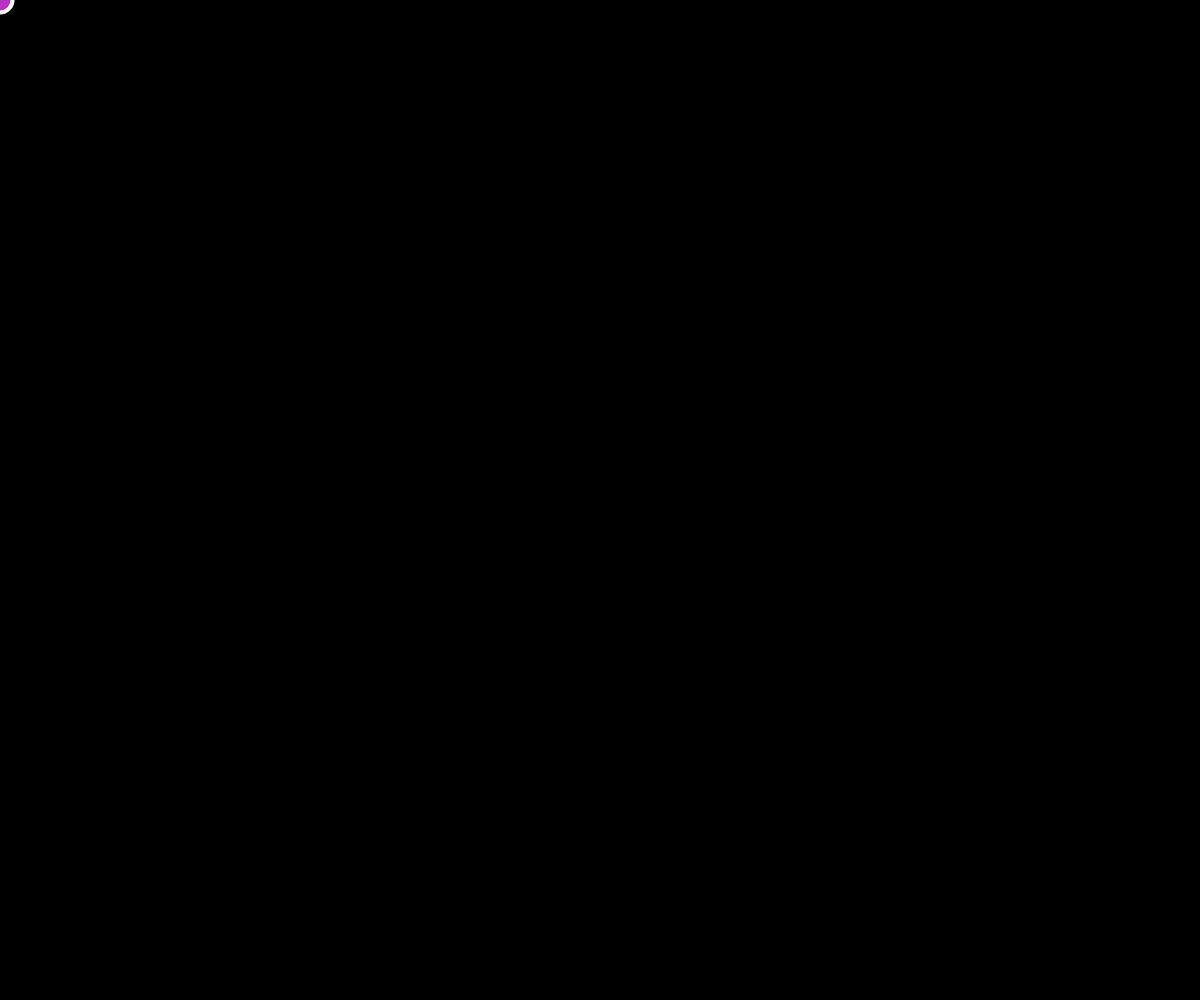
Frame 1 (no input)
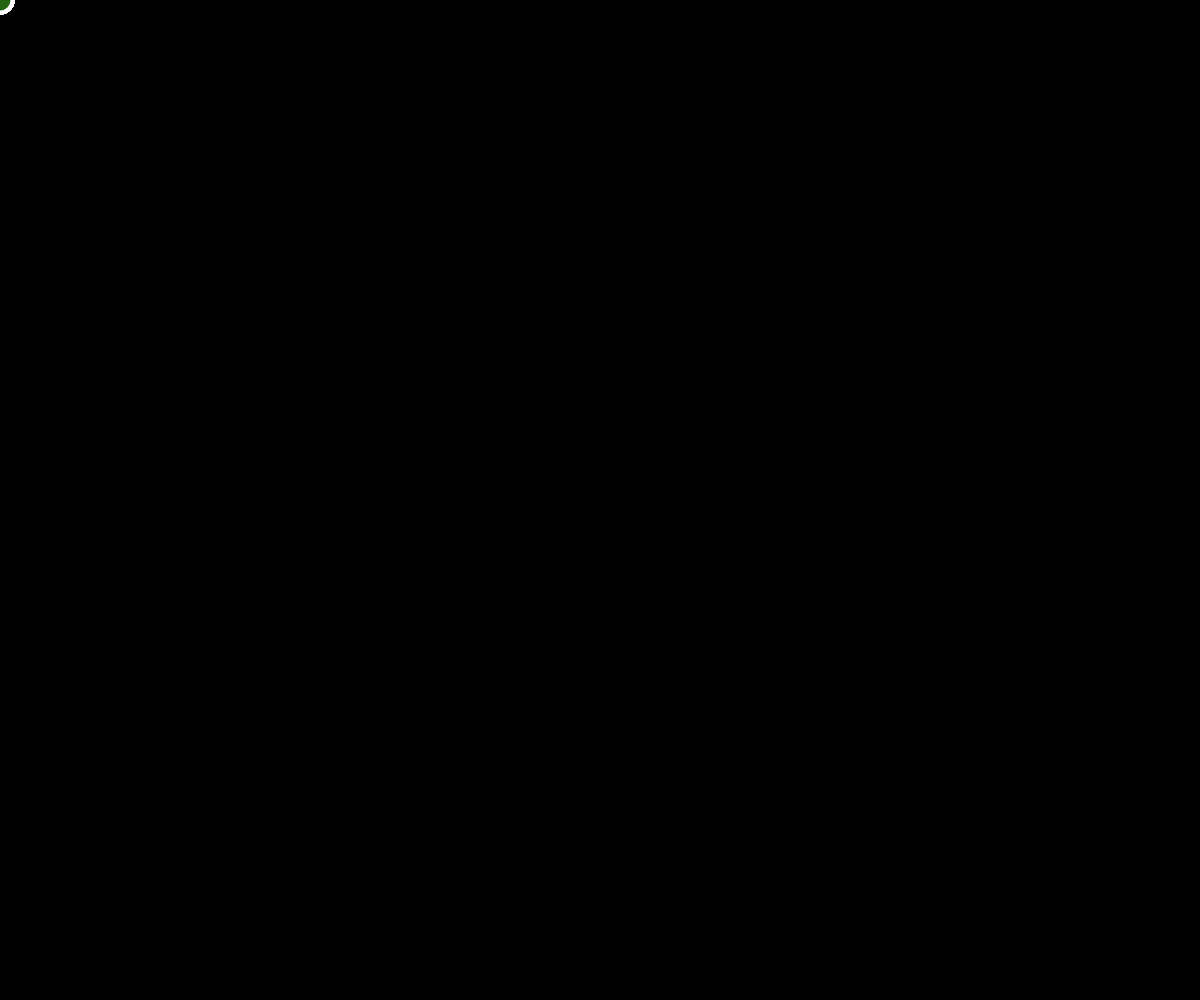
Frame 60 (no input)
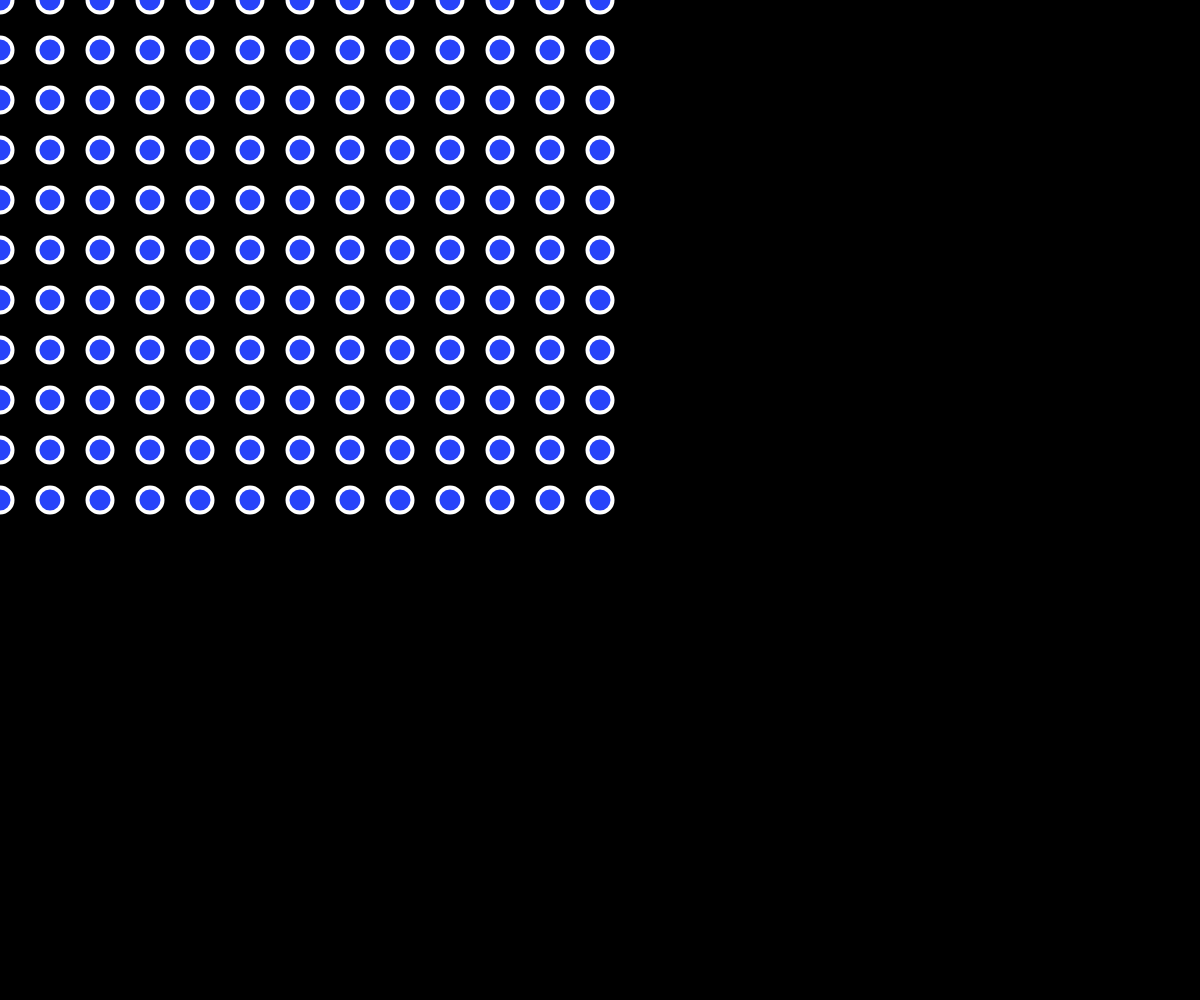
Frame 120 (the mouse pressed at the canvas centre since frame 60)

The p5.js sketch that drew these frames (run headless with seeded random() and noise() and a simulated clock; from frame 60 on, the mouse is pressed at the canvas centre):

// p5.js sketch
// ── sketch.js
var color = {
  r: 0,
  g: 0,
  b: 0
}


function setup() {
  createCanvas(windowWidth, windowHeight);
  background(0);
}

function draw() {
  color.r = random(255);
  color.g = random(255);
  color.b = random(255);
  strokeWeight(4);
  stroke(255);
  
  if (mouseIsPressed) {
    background(0);
  }
  for (var x = 0; x <= mouseX; x += 50) {
    for (var y = 0; y <= mouseY; y += 50) {
      fill(color.r,color.g,color.b);
      ellipse(x,y,25,25);
    }
  }
}
